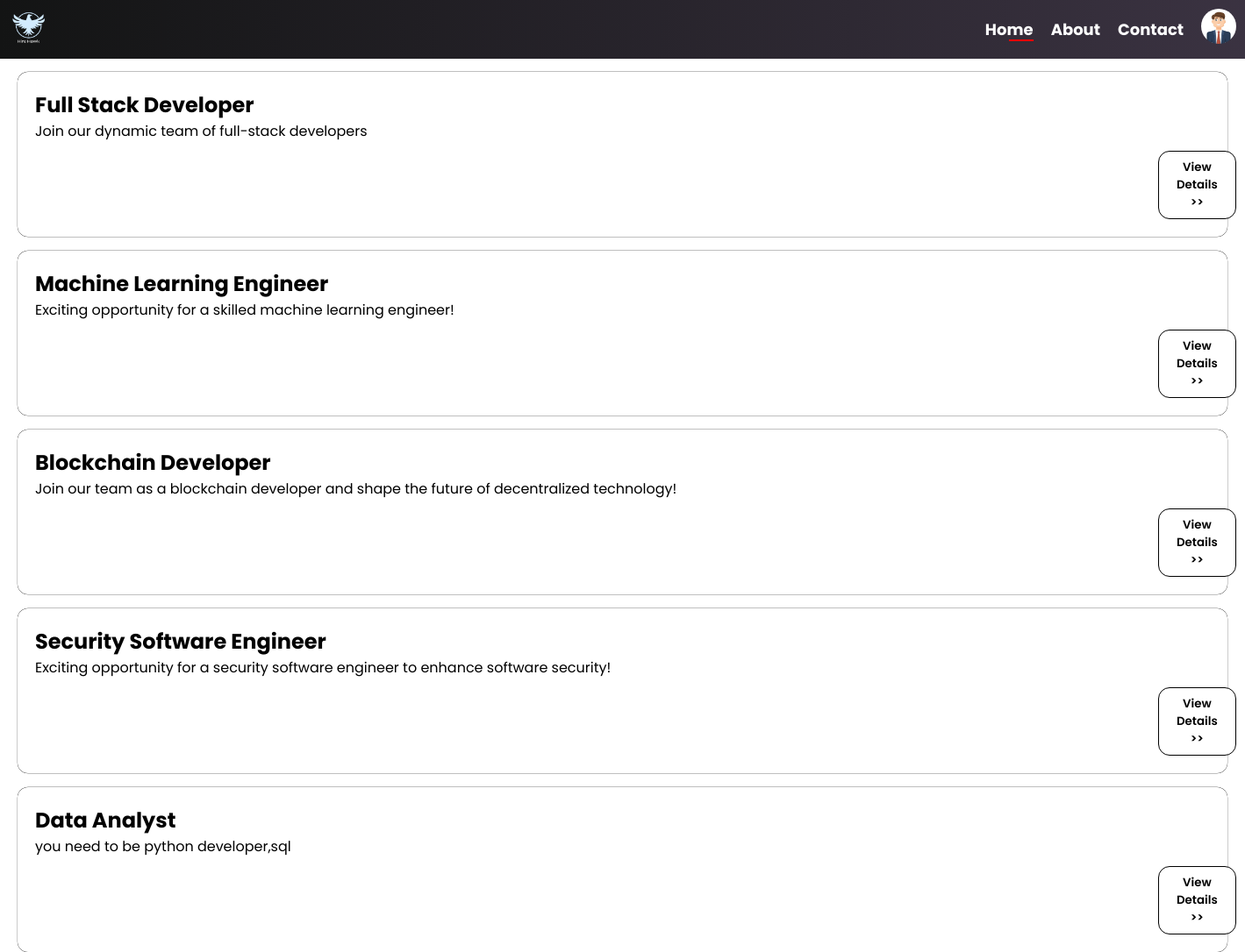
Screenshot of /appli/ (signed in) with the database file from the repository.
### resume_manager/models.py (models this page shows, shortened)
class Job_description(models.Model):
    title = models.CharField(max_length = 255)
    brief_stat = models.CharField(max_length = 255 ,null = True)
    responsibility = models.TextField()
    requirement = models.TextField()
    salary = models.CharField(max_length = 100)
    created_at = models.DateTimeField(auto_now_add= True , null = True)

### resume_manager/views.py (the view)
# urls.py: path("appli/",views.applicant_view,name='appview'),
def applicant_view(request):
    if request.user.is_authenticated:
        jobs = Job_description.objects.all()
        return render(request,'Applicant Updated/AppliDashboard.html',{'jobs': jobs})
    else:
        return redirect('login')

### resume_manager/emailbackend.py (called while the page is built)
    def get_user(self, user_id):
        UserModel = get_user_model()
        try:
            return UserModel.objects.get(pk=user_id)
        except UserModel.DoesNotExist:
            return None

### templates/Applicant Updated/AppliDashboard.html (shortened to what this page needs)
<!DOCTYPE html>
{% load static %}
<html lang="en">
<head>
</head>
<body>
  <nav>
    <div class="logo">
      <img src="{% static "image/HireHawkLogo.png"%}" alt="Logo">
    </div>
    <ul>
      <li><a href="{% url 'appview' %}" class="thispage">Home</a></li>
      <li><a href="{% url 'about' %}">About</a></li>
      <li><a href="{% url 'Acontactus' %}">Contact</a></li>
      <li class="nav-item profile" id="profileImage" onclick="showPopup()">
        <img src="{% static "image/profile-image.jpg" %}" alt="Profile Avatar">
      </li>
    </ul>
  </nav>
  <div class="content">
  </div>
{% for job in jobs %}
  <div class="content" >
    <div class="text-content">
      <h2>{{job.title}}</h2>
      <p>
        {{job.brief_stat}}
      </p>
    </div>
    <form method="post" action={% url 'job_desc' %}>
     <button id="fileInputButton" onclick="redirectToAboutJob()" type = "submit">
      View Details >>
     </button>
  </div>
{% endfor %}
</body>
</html>

### templates/Applicant Updated/AppliDashboard.html (style rules this page uses)
body { font-family: 'Poppins', sans-serif; margin: 0; }
nav { position: fixed; top: 0; width: 100%; background: linear-gradient(to right, #131414, #3b3342); padding: 10px; display: flex; justify-content: space-between; align-items: center; }
nav .logo img { max-height: 40px; }
nav ul { list-style: none; margin: 0; padding: 0; display: flex; align-items: center; }
nav li { margin-right: 20px; }
nav a { text-decoration: none; color: white; font-weight: bold; font-size: 18px; }
nav .profile { cursor: pointer; }
nav .profile img { border-radius: 50%; max-height: 40px; cursor: pointer; }
.content { margin-top: 16px; margin-left: 20px; margin-right: 20px; padding: 20px; cursor: pointer; border-radius: 12px; display: flex; flex-direction: column; align-items: flex-start; border: none; box-shadow: 0 0 0 0.2px black; }
.text-content { margin-bottom: 10px; }
.text-content h2, .text-content p { margin: 0; }
#fileInputButton { font-family: 'Poppins', sans-serif; color: black; border-radius: 13px; cursor: pointer; font-weight: 600; border: 1px solid black; background-color: white; padding: 8px 20px; margin-left: 160vh; cursor: pointer; transition: background-color 0.3s; }
.thispage { display: inline-block; position: relative; }
.thispage::after { content: ""; display: block; position: absolute; bottom: 0; right: 0; height: 50%; width: 50%; border-bottom: 2px solid red; }

### rows the page displays
Job_description: title "Full Stack Developer", brief_stat "Join our dynamic team of full-stack developers"
Job_description: title "Machine Learning Engineer", brief_stat "Exciting opportunity for a skilled machine learning engineer!"
Job_description: title "Blockchain Developer", brief_stat "Join our team as a blockchain developer and shape the future of decentralized technology!"
Job_description: title "Security Software Engineer", brief_stat "Exciting opportunity for a security software engineer to enhance software security!"
Job_description: title "Data Analyst", brief_stat "you need to be python developer,sql"
